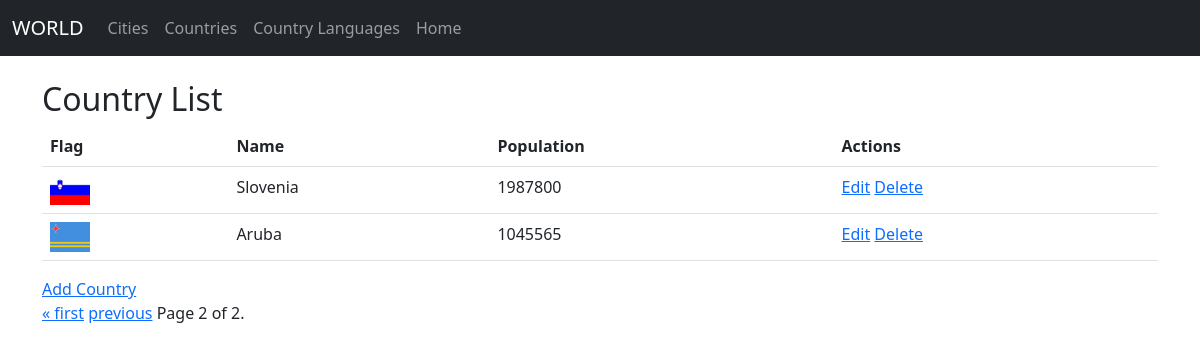
The app's page /myapp/countries/?page=2 with its own data.
### myapp/models.py (models this page shows, shortened)
class BaseModel(models.Model):
    created_at = models.DateTimeField(default=timezone.now)
    updated_at = models.DateTimeField(auto_now=True)
    class Meta:
        abstract = True
        app_label = 'myapp'

class Country(BaseModel):
    code = models.CharField(max_length=3, unique=True)
    name = models.CharField(max_length=100)
    continent = models.CharField(max_length=50)
    region = models.CharField(max_length=50)
    surface_area = models.FloatField()
    indep_year = models.IntegerField(null=True, blank=True)
    population = models.IntegerField()
    life_expectancy = models.FloatField(null=True, blank=True)
    gnp = models.DecimalField(max_digits=10, decimal_places=2, null=True, blank=True)
    gnp_old = models.DecimalField(max_digits=10, decimal_places=2, null=True, blank=True)
    local_name = models.CharField(max_length=100)
    government_form = models.CharField(max_length=100)
    head_of_state = models.CharField(max_length=100)
    capital = models.ForeignKey(City, on_delete=models.SET_NULL, null=True, blank=True)
    code2 = models.CharField(max_length=2)
    flag = models.ImageField(upload_to='country_flags/', null=True, blank=True)

### myapp/views.py (the view)
# urls.py: path('countries/', country_list, name='country_list'),
def country_list(request):
    countries = Country.objects.all()
    paginator = Paginator(countries, 3)  # Show 10 countries per page
    page = request.GET.get('page')
    try:
        countries = paginator.page(page)
    except PageNotAnInteger:
        countries = paginator.page(1)
    except EmptyPage:
        countries = paginator.page(paginator.num_pages)
    return render(request, 'myapp/country_list.html', {'countries': countries})

### myapp/templates/myapp/country_list.html (shortened to what this page needs)
{% extends 'base.html' %}
{% block content %}
  <h2>Country List</h2>
  <table class="table">
    <thead>
      <tr>
        <th scope="col">Flag</th>
        <th scope="col">Name</th>
        <th scope="col">Population</th>
        <th scope="col">Actions</th>
      </tr>
    </thead>
    <tbody>
      {% for country in countries %}
        <tr>
          <td>
            {% if country.flag %}
              <img src="{{ country.flag.url }}" alt="{{ country.name }} Flag" height="30" width="40">
            {% endif %}
          </td>
          <td>{{ country.name }}</td>
          <td>{{ country.population }}</td>
          <td>
            <a href="{% url 'country_update' country.pk %}">Edit</a>
            <a href="{% url 'country_delete' country.pk %}">Delete</a>
          </td>
        </tr>
      {% endfor %}
    </tbody>
  </table>
  <a href="{% url 'country_create' %}">Add Country</a>
  <div class="pagination">
    <span class="step-links">
      {% if countries.has_previous %}
        <a href="?page=1">&laquo; first</a>
        <a href="?page={{ countries.previous_page_number }}">previous</a>
      {% endif %}
      <span class="current">
        Page {{ countries.number }} of {{ countries.paginator.num_pages }}.
      </span>
    </span>
  </div>
{% endblock %}

### records on screen
Country: flag (picture), name "Slovenia", population "1987800"
Country: flag (picture), name "Aruba", population "1045565"

### other values on screen
{{ countries.number }} "2"
{{ countries.paginator.num_pages }} "2"
